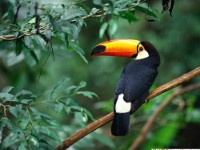
//> input picture 200x150.jpg, 200 x 150 px
$ ./mssim ../200x150.jpg ../200x150.jpg   (built with g++ and OpenCV 4)
//> lines starting //> are read from the running program, lines starting //| are printed output that depends on the picture
/*
 * The equivalent of Zhou Wang's SSIM matlab code using OpenCV.
 * from http://www.cns.nyu.edu/~zwang/files/research/ssim/index.html
 * The measure is described in :
 * "Image quality assessment: From error measurement to structural similarity"
 * C++ code by Rabah Mehdi. http://mehdi.rabah.free.fr/SSIM
 *
 * This implementation is under the public domain.
 * @see http://creativecommons.org/licenses/publicdomain/
 * The original work may be under copyrights.
 */

#include <cv.h>
#include <highgui.h>
#include <iostream>
using namespace std;

/*
 * Parameters : complete path to the two image to be compared
 * The file format must be supported by your OpenCV build
 */
int main(int argc, char** argv)
{
	if(argc!=3)
		return -1;

	// default settings
	double C1 = 6.5025, C2 = 58.5225;

	IplImage
		*img1=NULL, *img2=NULL, *img1_img2=NULL,
		*img1_temp=NULL, *img2_temp=NULL,
		*img1_sq=NULL, *img2_sq=NULL,
		*mu1=NULL, *mu2=NULL,
		*mu1_sq=NULL, *mu2_sq=NULL, *mu1_mu2=NULL,
		*sigma1_sq=NULL, *sigma2_sq=NULL, *sigma12=NULL,
		*ssim_map=NULL, *temp1=NULL, *temp2=NULL, *temp3=NULL;


	/***************************** INITS **********************************/
	img1_temp = cvLoadImage(argv[1]);
//> img1_temp is the input picture: 150 rows x 200 cols, CV_8UC3; mean B, G, R 67.7, 95, 66.8
	img2_temp = cvLoadImage(argv[2]);

	if(img1_temp==NULL || img2_temp==NULL)
		return -1;

	int x=img1_temp->width, y=img1_temp->height;
//> x = 200; y = 150
	int nChan=img1_temp->nChannels, d=IPL_DEPTH_32F;
//> nChan = 3
	CvSize size = cvSize(x, y);
//> size = Size(200, 150)

	img1 = cvCreateImage( size, d, nChan);
	img2 = cvCreateImage( size, d, nChan);

	cvConvert(img1_temp, img1);
	cvConvert(img2_temp, img2);
	cvReleaseImage(&img1_temp);
	cvReleaseImage(&img2_temp);


	img1_sq = cvCreateImage( size, d, nChan);
	img2_sq = cvCreateImage( size, d, nChan);
	img1_img2 = cvCreateImage( size, d, nChan);

	cvPow( img1, img1_sq, 2 );
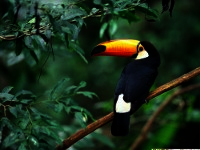
//> img1_sq: 150 rows x 200 cols, CV_32FC3; mean B, G, R 6183.2, 10916.3, 6379.1; drawn with min black and max white
	cvPow( img2, img2_sq, 2 );
	cvMul( img1, img2, img1_img2, 1 );

	mu1 = cvCreateImage( size, d, nChan);
	mu2 = cvCreateImage( size, d, nChan);

	mu1_sq = cvCreateImage( size, d, nChan);
	mu2_sq = cvCreateImage( size, d, nChan);
	mu1_mu2 = cvCreateImage( size, d, nChan);


	sigma1_sq = cvCreateImage( size, d, nChan);
	sigma2_sq = cvCreateImage( size, d, nChan);
	sigma12 = cvCreateImage( size, d, nChan);

	temp1 = cvCreateImage( size, d, nChan);
	temp2 = cvCreateImage( size, d, nChan);
	temp3 = cvCreateImage( size, d, nChan);

	ssim_map = cvCreateImage( size, d, nChan);
	/*************************** END INITS **********************************/


	//////////////////////////////////////////////////////////////////////////
	// PRELIMINARY COMPUTING
	cvSmooth( img1, mu1, CV_GAUSSIAN, 11, 11, 1.5 );
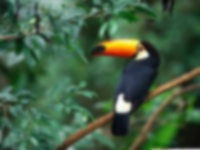
//> mu1: 150 rows x 200 cols, CV_32FC3; mean B, G, R 67.7, 95, 66.9
	cvSmooth( img2, mu2, CV_GAUSSIAN, 11, 11, 1.5 );

	cvPow( mu1, mu1_sq, 2 );
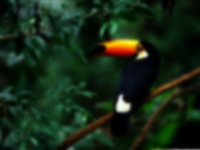
//> mu1_sq: 150 rows x 200 cols, CV_32FC3; mean B, G, R 5718.2, 10406.5, 5885.4; drawn with min black and max white
	cvPow( mu2, mu2_sq, 2 );
	cvMul( mu1, mu2, mu1_mu2, 1 );


	cvSmooth( img1_sq, sigma1_sq, CV_GAUSSIAN, 11, 11, 1.5 );
	cvAddWeighted( sigma1_sq, 1, mu1_sq, -1, 0, sigma1_sq );
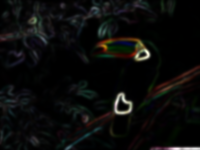
//> sigma1_sq: 150 rows x 200 cols, CV_32FC3; mean B, G, R 478.9, 524.3, 508.5; drawn with min black and max white

	cvSmooth( img2_sq, sigma2_sq, CV_GAUSSIAN, 11, 11, 1.5 );
	cvAddWeighted( sigma2_sq, 1, mu2_sq, -1, 0, sigma2_sq );

	cvSmooth( img1_img2, sigma12, CV_GAUSSIAN, 11, 11, 1.5 );
	cvAddWeighted( sigma12, 1, mu1_mu2, -1, 0, sigma12 );


	//////////////////////////////////////////////////////////////////////////
	// FORMULA

	// (2*mu1_mu2 + C1)
	cvScale( mu1_mu2, temp1, 2 );
	cvAddS( temp1, cvScalarAll(C1), temp1 );

	// (2*sigma12 + C2)
	cvScale( sigma12, temp2, 2 );
	cvAddS( temp2, cvScalarAll(C2), temp2 );

	// ((2*mu1_mu2 + C1).*(2*sigma12 + C2))
	cvMul( temp1, temp2, temp3, 1 );
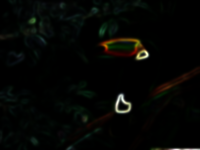
//> temp3: 150 rows x 200 cols, CV_32FC3; mean B, G, R 18419932, 29833402, 23573574; drawn with min black and max white

	// (mu1_sq + mu2_sq + C1)
	cvAdd( mu1_sq, mu2_sq, temp1 );
	cvAddS( temp1, cvScalarAll(C1), temp1 );

	// (sigma1_sq + sigma2_sq + C2)
	cvAdd( sigma1_sq, sigma2_sq, temp2 );
	cvAddS( temp2, cvScalarAll(C2), temp2 );

	// ((mu1_sq + mu2_sq + C1).*(sigma1_sq + sigma2_sq + C2))
	cvMul( temp1, temp2, temp1, 1 );

	// ((2*mu1_mu2 + C1).*(2*sigma12 + C2))./((mu1_sq + mu2_sq + C1).*(sigma1_sq + sigma2_sq + C2))
	cvDiv( temp3, temp1, ssim_map, 1 );
//> ssim_map: 150 rows x 200 cols, CV_32FC3; every value is 1


	CvScalar index_scalar = cvAvg( ssim_map );
//> index_scalar = Scalar(1, 1, 1)

	// through observation, there is approximately
	// 1% error max with the original matlab program

	cout << "(R, G & B SSIM index)" << endl ;
	cout << index_scalar.val[2] * 100 << "%" << endl ;
//| 100%
	cout << index_scalar.val[1] * 100 << "%" << endl ;
//| 100%
	cout << index_scalar.val[0] * 100 << "%" << endl ;
//| 100%

	// if you use this code within a program
	// don't forget to release the IplImages
	return 0;
}
